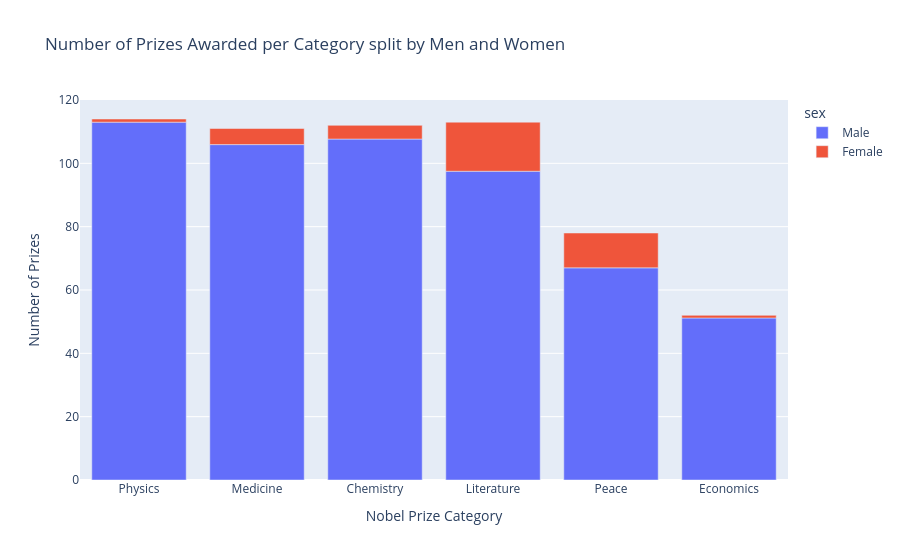

Notebook cell for this chart:
### Markdown cell above
# Male and Female Winners by Category

**Challenge**: Create a [plotly bar chart](https://plotly.com/python/bar-charts/) that shows the split between men and women by category. 
* Hover over the bar chart. How many prizes went to women in Literature compared to Physics?

<img src=https://i.imgur.com/od8TfOp.png width=650>

### Code cell
female_vs_male = df_data.groupby(["category", "sex"])[["prize_pct"]].sum().reset_index()
female_vs_male["prizes"] = female_vs_male.prize_pct / 100
bar = px.bar(female_vs_male,
             y="prizes",
             x="category",
             color="sex",
             category_orders={
                 "category": ["Physics", "Medicine", "Chemistry", "Literature", "Peace", "Economics"],
                 "sex": ["Male", "Female"]
             },
             title="Number of Prizes Awarded per Category split by Men and Women")

bar.update_layout(xaxis_title="Nobel Prize Category",
                  yaxis_title="Number of Prizes")

bar.show()

### Figure 1 — Plotly figure (JSON) as saved in the notebook; plotly's stock layout.template omitted (floating-point values rounded to 4 significant figures)
{"data": [{"hovertemplate": "sex=Male<br>category=%{x}<br>prizes=%{y}<extra></extra>", "legendgroup": "Male", "marker": {"color": "#636efa", "pattern": {"shape": ""}}, "name": "Male", "orientation": "v", "showlegend": true, "textposition": "auto", "x": ["Chemistry", "Economics", "Literature", "Medicine", "Peace", "Physics"], "xaxis": "x", "y": [107.7, 51.17, 97.5, 105.9, 67.0, 113.0], "yaxis": "y", "type": "bar"}, {"hovertemplate": "sex=Female<br>category=%{x}<br>prizes=%{y}<extra></extra>", "legendgroup": "Female", "marker": {"color": "#EF553B", "pattern": {"shape": ""}}, "name": "Female", "orientation": "v", "showlegend": true, "textposition": "auto", "x": ["Chemistry", "Economics", "Literature", "Medicine", "Peace", "Physics"], "xaxis": "x", "y": [4.333, 0.8333, 15.5, 5.083, 11.0, 1.0], "yaxis": "y", "type": "bar"}], "layout": {"xaxis": {"anchor": "y", "domain": [0.0, 1.0], "title": {"text": "Nobel Prize Category"}, "categoryorder": "array", "categoryarray": ["Physics", "Medicine", "Chemistry", "Literature", "Peace", "Economics"]}, "yaxis": {"anchor": "x", "domain": [0.0, 1.0], "title": {"text": "Number of Prizes"}}, "legend": {"title": {"text": "sex"}, "tracegroupgap": 0}, "title": {"text": "Number of Prizes Awarded per Category split by Men and Women"}, "barmode": "relative"}}
